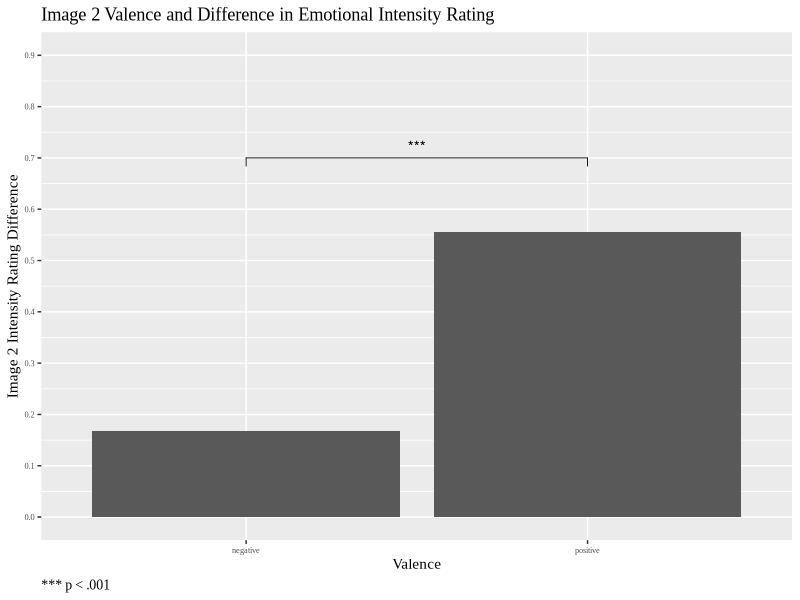

Write R code to recreate this figure.
## ---- chunk 1
library(tidyverse)
library(ggpubr)
library(ggplot2)
library(dplyr)

image2 <- data.frame(
  valence = rep(c("positive", "negative"), 1),
  value = c(0.556051997, 0.168044077), 
  standard_error = c(0.107431103, 0.108079632)
)


ggplot(image2, aes(x=valence, y = value)) + 
  geom_col() + 
  xlab("Valence") + 
  ylab("Image 2 Intensity Rating Difference") +
  scale_y_continuous(breaks = seq(0,0.9, by=.1), limits = c(0, 0.9)) +
  theme(axis.text = element_text(size = 6), 
        text=element_text(family = "Times New Roman"), 
        plot.caption = element_text(hjust=0, size = 10)) + 
  labs(
    title = "Image 2 Valence and Difference in Emotional Intensity Rating", 
    caption = "*** p < .001"
  ) + 
  geom_bracket ( 
    xmin = c("negative"), 
    xmax = c("positive"),
    label = c("***"), 
    y.position = c(0.7) 
    )
